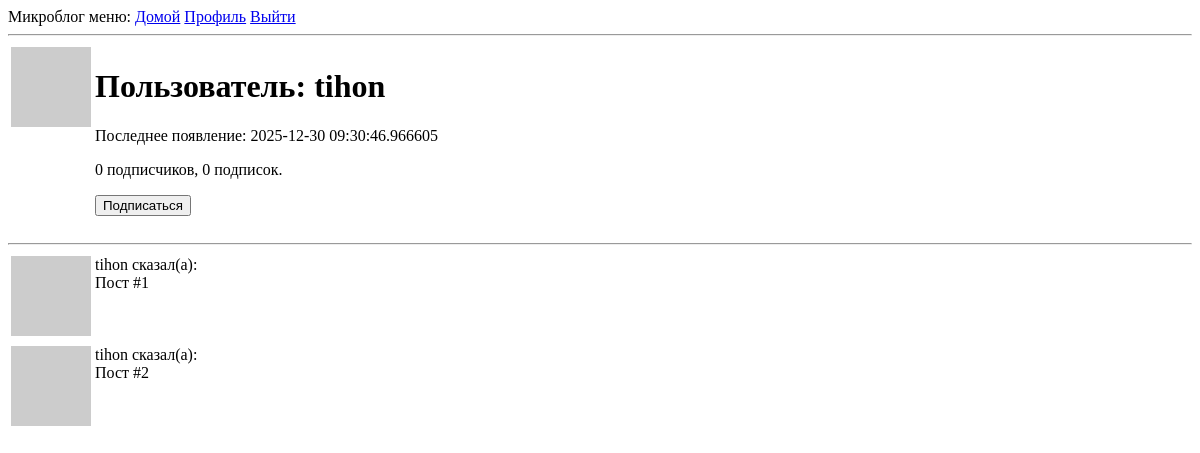
The app's page /user/tihon (signed in), older data.
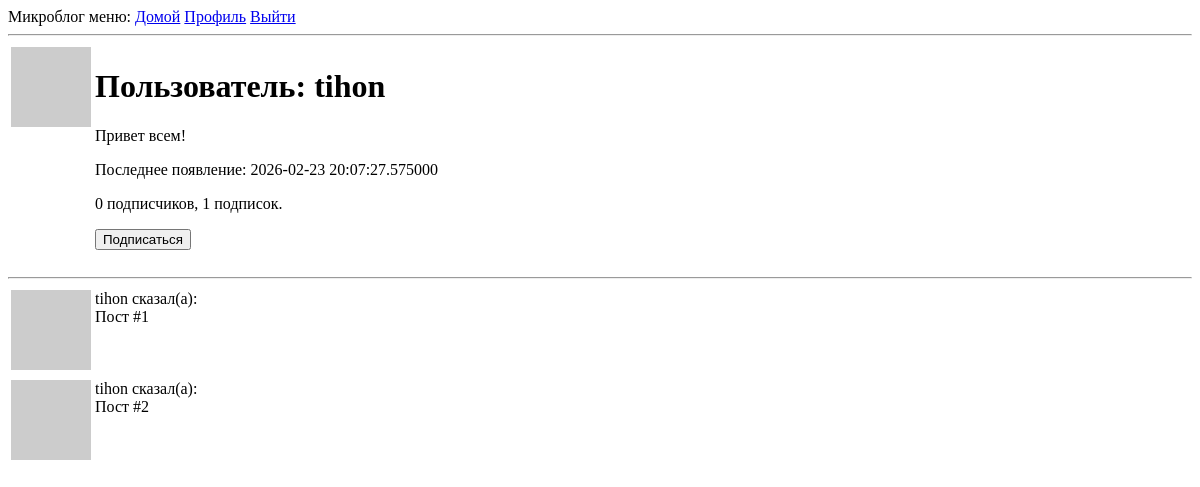
The same page, newer data.
### app/models.py (models this page shows, shortened)
class User(UserMixin, db.Model): # Класс наследуется от db.Model для работы с БД и миксин-класса для управлениями сессиями пользователей
    id: so.Mapped[int] = so.mapped_column(primary_key=True)
    username: so.Mapped[str] = so.mapped_column(sa.String(64), index=True, unique=True)
    email: so.Mapped[str] = so.mapped_column(sa.String(120), index=True, unique=True)
    password_hash: so.Mapped[Optional[str]] = so.mapped_column(sa.String(256))
    about_me: so.Mapped[Optional[str]] = so.mapped_column(sa.String(140))
    last_seen: so.Mapped[Optional[datetime]] = so.mapped_column(default=lambda: datetime.now(timezone.utc))
    posts: so.WriteOnlyMapped['Post'] = so.relationship(back_populates='author')
    def avatar(self, size):
        email_bytes = self.email.lower().encode('utf-8')
        digest = md5(email_bytes).hexdigest()
        return f'https://www.gravatar.com/avatar/{digest}?d=identicon&s={size}'
    following: so.WriteOnlyMapped['User'] = so.relationship(
        secondary=followers,
        primaryjoin=(followers.c.follower_id == id),
        secondaryjoin=(followers.c.followed_id == id),
        back_populates='followers'
    )
    followers: so.WriteOnlyMapped['User'] = so.relationship(
        secondary=followers,
        primaryjoin=(followers.c.followed_id == id),
        secondaryjoin=(followers.c.follower_id == id),
        back_populates='following'
    )
    def is_following(self, user):
        query = self.following.select().where(User.id == user.id)
        return db.session.scalar(query) is not None
    def followers_count(self):
        query = sa.select(sa.func.count()).select_from(
            self.followers.select().subquery())
        return db.session.scalar(query)
    def following_count(self):
        query = sa.select(sa.func.count()).select_from(
            self.following.select().subquery())
        return db.session.scalar(query)

### app/routes.py (the view)
@app.route('/user/<username>')  # Динамический маршрут: /user/ivan, /user/maria и т.д.
@login_required  # Защита страницы - только для авторизованных пользователей
def user(username):  # Функция получает username из URL
    user = db.first_or_404(sa.select(User).where(User.username == username))
    posts = [
        {'author': user, 'body': 'Пост #1'},
        {'author': user, 'body': 'Пост #2'}
    ]
    form = EmptyForm() # для отображения кнопки "Подписаться"/"Отменить подписку"
    return render_template('user.html', user=user, posts=posts, form=form)

### app/forms.py
class EmptyForm(FlaskForm):
    submit = SubmitField('Submit')

### app/models.py (called while the page is built)
@login.user_loader # Регистрируем функцию как загрузчик для Flask-Login
def load_user(id):
    return db.session.get(User, int(id)) # Преобразуем 'id' (str) в int и ищем в БД

### app/routes.py (called while the page is built)
@app.before_request
def before_request():
    if current_user.is_authenticated:
        current_time = datetime.now(timezone.utc)
        current_user.last_seen = current_time
        db.session.commit()

### app/templates/user.html (shortened to what this page needs)
{% extends "base.html" %}
{% block content %}
    <table>
        <tr valign="top">
            <td><img src="{{ user.avatar(128) }}"></td>
            <td>
                <h1>Пользователь: {{ user.username }}</h1>
                {% if user.about_me %}<p>{{ user.about_me }}</p>{% endif %}
                {% if user.last_seen %}<p>Последнее появление: {{ user.last_seen }}</p>{% endif %}
                <p>{{ user.followers_count() }} подписчиков, {{ user.following_count() }} подписок.</p>
                {% if user == current_user %}
                    <p><a href="{{ url_for('edit_profile') }}">Редактировать профиль</a></p>
                {% elif not current_user.is_following(user) %}
                    <p>
                        <form action="{{ url_for('follow', username=user.username) }}" method="post">
                            {{ form.submit(value='Подписаться') }}
                        </form>
                    </p>
                {% endif %}
            </td>
        </tr>
    </table>
    <hr>
    {% for post in posts %}
        {% include '_post.html' %}
    {% endfor %}
{% endblock %}

### app/templates/_post.html
<table>
    <tr valign="top">
        <td><img src="{{ post.author.avatar(36) }}"></td>
        <td>{{ post.author.username }} сказал(а): <br>{{ post.body }}</td>
    </tr>
</table>

Row changes from the older to the newer data that the page shows:
changed User "tihon": about_me (not shown) → "Привет всем!"; last_seen "2025-12-30 09:30:46.966605" → "2026-02-23 20:07:27.575000"
Text that changed along with them:
{{ user.following_count() }}: "0" → "1"
